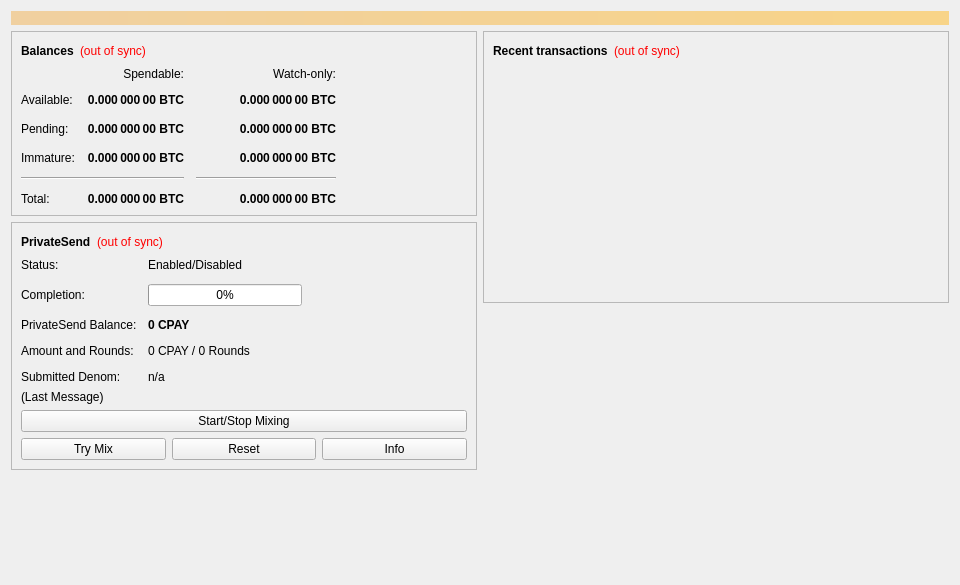
<?xml version="1.0" encoding="UTF-8"?>
<ui version="4.0">
 <class>OverviewPage</class>
 <widget class="QWidget" name="OverviewPage">
  <property name="geometry">
   <rect>
    <x>0</x>
    <y>0</y>
    <width>960</width>
    <height>585</height>
   </rect>
  </property>
  <property name="minimumSize">
   <size>
    <width>960</width>
    <height>0</height>
   </size>
  </property>
  <property name="windowTitle">
   <string>Form</string>
  </property>
  <layout class="QVBoxLayout" name="topLayout">
   <item>
    <widget class="QLabel" name="labelAlerts">
     <property name="visible">
      <bool>false</bool>
     </property>
     <property name="styleSheet">
      <string notr="true">QLabel { background-color: qlineargradient(x1: 0, y1: 0, x2: 1, y2: 0, stop:0 #F0D0A0, stop:1 #F8D488); color:#000000; }</string>
     </property>
     <property name="wordWrap">
      <bool>true</bool>
     </property>
     <property name="margin">
      <number>3</number>
     </property>
     <property name="textInteractionFlags">
      <set>Qt::TextSelectableByMouse</set>
     </property>
    </widget>
   </item>
   <item>
    <layout class="QHBoxLayout" name="horizontalLayout" stretch="1,1">
     <item>
      <layout class="QVBoxLayout" name="verticalLayout_2">
       <item>
        <widget class="QFrame" name="frame">
         <property name="frameShape">
          <enum>QFrame::StyledPanel</enum>
         </property>
         <property name="frameShadow">
          <enum>QFrame::Raised</enum>
         </property>
         <layout class="QVBoxLayout" name="verticalLayout_4">
          <item>
           <layout class="QHBoxLayout" name="horizontalLayout_4">
            <item>
             <widget class="QLabel" name="label_5">
              <property name="font">
               <font>
                <weight>75</weight>
                <bold>true</bold>
               </font>
              </property>
              <property name="text">
               <string>Balances</string>
              </property>
             </widget>
            </item>
            <item>
             <widget class="QLabel" name="labelWalletStatus">
              <property name="toolTip">
               <string>The displayed information may be out of date. Your wallet automatically synchronizes with the cPay network after a connection is established, but this process has not completed yet.</string>
              </property>
              <property name="styleSheet">
               <string notr="true">QLabel { color: red; }</string>
              </property>
              <property name="text">
               <string notr="true">(out of sync)</string>
              </property>
              <property name="alignment">
               <set>Qt::AlignLeading|Qt::AlignLeft|Qt::AlignVCenter</set>
              </property>
             </widget>
            </item>
            <item>
             <spacer name="horizontalSpacer_3">
              <property name="orientation">
               <enum>Qt::Horizontal</enum>
              </property>
              <property name="sizeHint" stdset="0">
               <size>
                <width>40</width>
                <height>20</height>
               </size>
              </property>
             </spacer>
            </item>
           </layout>
          </item>
          <item>
           <layout class="QGridLayout" name="gridLayout">
            <property name="spacing">
             <number>12</number>
            </property>
            <item row="2" column="2">
             <widget class="QLabel" name="labelWatchPending">
              <property name="font">
               <font>
                <weight>75</weight>
                <bold>true</bold>
               </font>
              </property>
              <property name="cursor">
               <cursorShape>IBeamCursor</cursorShape>
              </property>
              <property name="toolTip">
               <string>Unconfirmed transactions to watch-only addresses</string>
              </property>
              <property name="text">
               <string notr="true">0.000 000 00 BTC</string>
              </property>
              <property name="alignment">
               <set>Qt::AlignRight|Qt::AlignTrailing|Qt::AlignVCenter</set>
              </property>
              <property name="textInteractionFlags">
               <set>Qt::LinksAccessibleByMouse|Qt::TextSelectableByKeyboard|Qt::TextSelectableByMouse</set>
              </property>
             </widget>
            </item>
            <item row="2" column="1">
             <widget class="QLabel" name="labelUnconfirmed">
              <property name="font">
               <font>
                <weight>75</weight>
                <bold>true</bold>
               </font>
              </property>
              <property name="cursor">
               <cursorShape>IBeamCursor</cursorShape>
              </property>
              <property name="toolTip">
               <string>Total of transactions that have yet to be confirmed, and do not yet count toward the spendable balance</string>
              </property>
              <property name="text">
               <string notr="true">0.000 000 00 BTC</string>
              </property>
              <property name="alignment">
               <set>Qt::AlignRight|Qt::AlignTrailing|Qt::AlignVCenter</set>
              </property>
              <property name="textInteractionFlags">
               <set>Qt::LinksAccessibleByMouse|Qt::TextSelectableByKeyboard|Qt::TextSelectableByMouse</set>
              </property>
             </widget>
            </item>
            <item row="3" column="2">
             <widget class="QLabel" name="labelWatchImmature">
              <property name="font">
               <font>
                <weight>75</weight>
                <bold>true</bold>
               </font>
              </property>
              <property name="cursor">
               <cursorShape>IBeamCursor</cursorShape>
              </property>
              <property name="toolTip">
               <string>Mined balance in watch-only addresses that has not yet matured</string>
              </property>
              <property name="text">
               <string notr="true">0.000 000 00 BTC</string>
              </property>
              <property name="alignment">
               <set>Qt::AlignRight|Qt::AlignTrailing|Qt::AlignVCenter</set>
              </property>
              <property name="textInteractionFlags">
               <set>Qt::LinksAccessibleByMouse|Qt::TextSelectableByKeyboard|Qt::TextSelectableByMouse</set>
              </property>
             </widget>
            </item>
            <item row="4" column="0" colspan="2">
             <widget class="Line" name="lineSpendableBalance">
              <property name="orientation">
               <enum>Qt::Horizontal</enum>
              </property>
             </widget>
            </item>
            <item row="4" column="2">
             <widget class="Line" name="lineWatchBalance">
              <property name="sizePolicy">
               <sizepolicy hsizetype="Preferred" vsizetype="Fixed">
                <horstretch>0</horstretch>
                <verstretch>0</verstretch>
               </sizepolicy>
              </property>
              <property name="minimumSize">
               <size>
                <width>140</width>
                <height>0</height>
               </size>
              </property>
              <property name="orientation">
               <enum>Qt::Horizontal</enum>
              </property>
             </widget>
            </item>
            <item row="5" column="0">
             <widget class="QLabel" name="labelTotalText">
              <property name="text">
               <string>Total:</string>
              </property>
             </widget>
            </item>
            <item row="3" column="1">
             <widget class="QLabel" name="labelImmature">
              <property name="font">
               <font>
                <weight>75</weight>
                <bold>true</bold>
               </font>
              </property>
              <property name="cursor">
               <cursorShape>IBeamCursor</cursorShape>
              </property>
              <property name="toolTip">
               <string>Mined balance that has not yet matured</string>
              </property>
              <property name="text">
               <string notr="true">0.000 000 00 BTC</string>
              </property>
              <property name="alignment">
               <set>Qt::AlignRight|Qt::AlignTrailing|Qt::AlignVCenter</set>
              </property>
              <property name="textInteractionFlags">
               <set>Qt::LinksAccessibleByMouse|Qt::TextSelectableByKeyboard|Qt::TextSelectableByMouse</set>
              </property>
             </widget>
            </item>
            <item row="2" column="3">
             <spacer name="horizontalSpacer_2">
              <property name="orientation">
               <enum>Qt::Horizontal</enum>
              </property>
              <property name="sizeHint" stdset="0">
               <size>
                <width>40</width>
                <height>20</height>
               </size>
              </property>
             </spacer>
            </item>
            <item row="3" column="0">
             <widget class="QLabel" name="labelImmatureText">
              <property name="text">
               <string>Immature:</string>
              </property>
             </widget>
            </item>
            <item row="5" column="1">
             <widget class="QLabel" name="labelTotal">
              <property name="font">
               <font>
                <weight>75</weight>
                <bold>true</bold>
               </font>
              </property>
              <property name="cursor">
               <cursorShape>IBeamCursor</cursorShape>
              </property>
              <property name="toolTip">
               <string>Your current total balance</string>
              </property>
              <property name="text">
               <string notr="true">0.000 000 00 BTC</string>
              </property>
              <property name="alignment">
               <set>Qt::AlignRight|Qt::AlignTrailing|Qt::AlignVCenter</set>
              </property>
              <property name="textInteractionFlags">
               <set>Qt::LinksAccessibleByMouse|Qt::TextSelectableByKeyboard|Qt::TextSelectableByMouse</set>
              </property>
             </widget>
            </item>
            <item row="5" column="2">
             <widget class="QLabel" name="labelWatchTotal">
              <property name="font">
               <font>
                <weight>75</weight>
                <bold>true</bold>
               </font>
              </property>
              <property name="cursor">
               <cursorShape>IBeamCursor</cursorShape>
              </property>
              <property name="toolTip">
               <string>Current total balance in watch-only addresses</string>
              </property>
              <property name="text">
               <string notr="true">0.000 000 00 BTC</string>
              </property>
              <property name="alignment">
               <set>Qt::AlignRight|Qt::AlignTrailing|Qt::AlignVCenter</set>
              </property>
              <property name="textInteractionFlags">
               <set>Qt::LinksAccessibleByMouse|Qt::TextSelectableByKeyboard|Qt::TextSelectableByMouse</set>
              </property>
             </widget>
            </item>
            <item row="0" column="2">
             <widget class="QLabel" name="labelWatchonly">
              <property name="text">
               <string>Watch-only:</string>
              </property>
              <property name="alignment">
               <set>Qt::AlignRight|Qt::AlignTrailing|Qt::AlignVCenter</set>
              </property>
             </widget>
            </item>
            <item row="1" column="0">
             <widget class="QLabel" name="labelBalanceText">
              <property name="text">
               <string>Available:</string>
              </property>
             </widget>
            </item>
            <item row="1" column="1">
             <widget class="QLabel" name="labelBalance">
              <property name="font">
               <font>
                <weight>75</weight>
                <bold>true</bold>
               </font>
              </property>
              <property name="cursor">
               <cursorShape>IBeamCursor</cursorShape>
              </property>
              <property name="toolTip">
               <string>Your current spendable balance</string>
              </property>
              <property name="text">
               <string notr="true">0.000 000 00 BTC</string>
              </property>
              <property name="alignment">
               <set>Qt::AlignRight|Qt::AlignTrailing|Qt::AlignVCenter</set>
              </property>
              <property name="textInteractionFlags">
               <set>Qt::LinksAccessibleByMouse|Qt::TextSelectableByKeyboard|Qt::TextSelectableByMouse</set>
              </property>
             </widget>
            </item>
            <item row="1" column="2">
             <widget class="QLabel" name="labelWatchAvailable">
              <property name="font">
               <font>
                <weight>75</weight>
                <bold>true</bold>
               </font>
              </property>
              <property name="cursor">
               <cursorShape>IBeamCursor</cursorShape>
              </property>
              <property name="toolTip">
               <string>Your current balance in watch-only addresses</string>
              </property>
              <property name="text">
               <string notr="true">0.000 000 00 BTC</string>
              </property>
              <property name="alignment">
               <set>Qt::AlignRight|Qt::AlignTrailing|Qt::AlignVCenter</set>
              </property>
              <property name="textInteractionFlags">
               <set>Qt::LinksAccessibleByMouse|Qt::TextSelectableByKeyboard|Qt::TextSelectableByMouse</set>
              </property>
             </widget>
            </item>
            <item row="2" column="0">
             <widget class="QLabel" name="labelPendingText">
              <property name="text">
               <string>Pending:</string>
              </property>
             </widget>
            </item>
            <item row="0" column="1">
             <widget class="QLabel" name="labelSpendable">
              <property name="text">
               <string>Spendable:</string>
              </property>
              <property name="alignment">
               <set>Qt::AlignRight|Qt::AlignTrailing|Qt::AlignVCenter</set>
              </property>
             </widget>
            </item>
           </layout>
          </item>
         </layout>
        </widget>
       </item>
       <item>
        <widget class="QFrame" name="framePrivateSend">
         <property name="layoutDirection">
          <enum>Qt::LeftToRight</enum>
         </property>
         <property name="frameShape">
          <enum>QFrame::StyledPanel</enum>
         </property>
         <property name="frameShadow">
          <enum>QFrame::Raised</enum>
         </property>
         <layout class="QVBoxLayout" name="VerticalLayout_PS1">
          <item>
           <layout class="QHBoxLayout" name="horizontalLayout_5">
            <item>
             <widget class="QLabel" name="labelPrivateSendHeader">
              <property name="font">
               <font>
                <weight>75</weight>
                <bold>true</bold>
               </font>
              </property>
              <property name="text">
               <string>PrivateSend</string>
              </property>
             </widget>
            </item>
            <item>
             <widget class="QLabel" name="labelPrivateSendSyncStatus">
              <property name="toolTip">
               <string>The displayed information may be out of date. Your wallet automatically synchronizes with the cPay network after a connection is established, but this process has not completed yet.</string>
              </property>
              <property name="styleSheet">
               <string notr="true">QLabel { color: red; }</string>
              </property>
              <property name="text">
               <string notr="true">(out of sync)</string>
              </property>
              <property name="alignment">
               <set>Qt::AlignLeading|Qt::AlignLeft|Qt::AlignVCenter</set>
              </property>
             </widget>
            </item>
            <item>
             <spacer name="horizontalSpacer_4">
              <property name="orientation">
               <enum>Qt::Horizontal</enum>
              </property>
              <property name="sizeHint" stdset="0">
               <size>
                <width>40</width>
                <height>20</height>
               </size>
              </property>
             </spacer>
            </item>
           </layout>
          </item>
          <item>
           <layout class="QFormLayout" name="privateSendFormLayout">
            <property name="fieldGrowthPolicy">
             <enum>QFormLayout::AllNonFixedFieldsGrow</enum>
            </property>
            <property name="horizontalSpacing">
             <number>11</number>
            </property>
            <property name="verticalSpacing">
             <number>12</number>
            </property>
            <item row="0" column="0">
             <widget class="QLabel" name="labelPrivateSendEnabledText">
              <property name="text">
               <string>Status:</string>
              </property>
             </widget>
            </item>
            <item row="0" column="1">
             <widget class="QLabel" name="labelPrivateSendEnabled">
              <property name="text">
               <string>Enabled/Disabled</string>
              </property>
             </widget>
            </item>
            <item row="1" column="0">
             <widget class="QLabel" name="labelCompletitionText">
              <property name="text">
               <string>Completion:</string>
              </property>
             </widget>
            </item>
            <item row="1" column="1">
             <widget class="QProgressBar" name="privateSendProgress">
              <property name="maximumSize">
               <size>
                <width>154</width>
                <height>16777215</height>
               </size>
              </property>
              <property name="value">
               <number>0</number>
              </property>
             </widget>
            </item>
            <item row="2" column="0">
             <widget class="QLabel" name="labelAnonymizedText">
              <property name="text">
               <string>PrivateSend Balance:</string>
              </property>
             </widget>
            </item>
            <item row="2" column="1">
             <widget class="QLabel" name="labelAnonymized">
              <property name="font">
               <font>
                <weight>75</weight>
                <bold>true</bold>
               </font>
              </property>
              <property name="text">
               <string notr="true">0 CPAY</string>
              </property>
             </widget>
            </item>
            <item row="3" column="0">
             <widget class="QLabel" name="labelAmountAndRoundsText">
              <property name="text">
               <string>Amount and Rounds:</string>
              </property>
             </widget>
            </item>
            <item row="3" column="1">
             <widget class="QLabel" name="labelAmountRounds">
              <property name="text">
               <string>0 CPAY / 0 Rounds</string>
              </property>
             </widget>
            </item>
            <item row="4" column="0">
             <widget class="QLabel" name="labelSubmittedDenomText">
              <property name="text">
               <string>Submitted Denom:</string>
              </property>
             </widget>
            </item>
            <item row="4" column="1">
             <widget class="QLabel" name="labelSubmittedDenom">
              <property name="toolTip">
               <string>The denominations you submitted to the Masternode.&lt;br&gt;To mix, other users must submit the exact same denominations.</string>
              </property>
              <property name="text">
               <string>n/a</string>
              </property>
             </widget>
            </item>
           </layout>
          </item>
          <item>
           <layout class="QVBoxLayout" name="VerticalLayout_PS">
            <item>
             <widget class="QLabel" name="labelPrivateSendLastMessage">
              <property name="text">
               <string>(Last Message)</string>
              </property>
              <property name="alignment">
               <set>Qt::AlignLeading|Qt::AlignLeft|Qt::AlignTop</set>
              </property>
              <property name="wordWrap">
               <bool>true</bool>
              </property>
             </widget>
            </item>
            <item>
             <widget class="QPushButton" name="togglePrivateSend">
              <property name="sizePolicy">
               <sizepolicy hsizetype="MinimumExpanding" vsizetype="Fixed">
                <horstretch>0</horstretch>
                <verstretch>0</verstretch>
               </sizepolicy>
              </property>
              <property name="text">
               <string>Start/Stop Mixing</string>
              </property>
             </widget>
            </item>
            <item>
             <layout class="QHBoxLayout" name="horizontalLayout_debugbuttons">
              <item>
               <widget class="QPushButton" name="privateSendAuto">
                <property name="sizePolicy">
                 <sizepolicy hsizetype="MinimumExpanding" vsizetype="Fixed">
                  <horstretch>0</horstretch>
                  <verstretch>0</verstretch>
                 </sizepolicy>
                </property>
                <property name="toolTip">
                 <string>Try to manually submit a PrivateSend request.</string>
                </property>
                <property name="text">
                 <string>Try Mix</string>
                </property>
               </widget>
              </item>
              <item>
               <widget class="QPushButton" name="privateSendReset">
                <property name="sizePolicy">
                 <sizepolicy hsizetype="MinimumExpanding" vsizetype="Fixed">
                  <horstretch>0</horstretch>
                  <verstretch>0</verstretch>
                 </sizepolicy>
                </property>
                <property name="toolTip">
                 <string>Reset the current status of PrivateSend (can interrupt PrivateSend if it's in the process of Mixing, which can cost you money!)</string>
                </property>
                <property name="autoFillBackground">
                 <bool>false</bool>
                </property>
                <property name="text">
                 <string>Reset</string>
                </property>
               </widget>
              </item>
              <item>
               <widget class="QPushButton" name="privateSendInfo">
                <property name="sizePolicy">
                 <sizepolicy hsizetype="MinimumExpanding" vsizetype="Fixed">
                  <horstretch>0</horstretch>
                  <verstretch>0</verstretch>
                 </sizepolicy>
                </property>
                <property name="toolTip">
                 <string>Information about PrivateSend and Mixing</string>
                </property>
                <property name="text">
                 <string>Info</string>
                </property>
               </widget>
              </item>
             </layout>
            </item>
           </layout>
          </item>
         </layout>
        </widget>
       </item>
       <item>
        <spacer name="verticalSpacer">
         <property name="orientation">
          <enum>Qt::Vertical</enum>
         </property>
         <property name="sizeHint" stdset="0">
          <size>
           <width>20</width>
           <height>40</height>
          </size>
         </property>
        </spacer>
       </item>
      </layout>
     </item>
     <item>
      <layout class="QVBoxLayout" name="verticalLayout_3">
       <item>
        <widget class="QFrame" name="frame_2">
         <property name="frameShape">
          <enum>QFrame::StyledPanel</enum>
         </property>
         <property name="frameShadow">
          <enum>QFrame::Raised</enum>
         </property>
         <layout class="QVBoxLayout" name="verticalLayout">
          <item>
           <layout class="QHBoxLayout" name="horizontalLayout_2">
            <item>
             <widget class="QLabel" name="label_4">
              <property name="font">
               <font>
                <weight>75</weight>
                <bold>true</bold>
               </font>
              </property>
              <property name="text">
               <string>Recent transactions</string>
              </property>
             </widget>
            </item>
            <item>
             <widget class="QLabel" name="labelTransactionsStatus">
              <property name="toolTip">
               <string>The displayed information may be out of date. Your wallet automatically synchronizes with the cPay network after a connection is established, but this process has not completed yet.</string>
              </property>
              <property name="styleSheet">
               <string notr="true">QLabel { color: red; }</string>
              </property>
              <property name="text">
               <string notr="true">(out of sync)</string>
              </property>
              <property name="alignment">
               <set>Qt::AlignLeading|Qt::AlignLeft|Qt::AlignVCenter</set>
              </property>
             </widget>
            </item>
            <item>
             <spacer name="horizontalSpacer">
              <property name="orientation">
               <enum>Qt::Horizontal</enum>
              </property>
              <property name="sizeHint" stdset="0">
               <size>
                <width>40</width>
                <height>20</height>
               </size>
              </property>
             </spacer>
            </item>
           </layout>
          </item>
          <item>
           <widget class="QListView" name="listTransactions">
            <property name="styleSheet">
             <string notr="true">QListView { background: transparent; }</string>
            </property>
            <property name="frameShape">
             <enum>QFrame::NoFrame</enum>
            </property>
            <property name="verticalScrollBarPolicy">
             <enum>Qt::ScrollBarAlwaysOff</enum>
            </property>
            <property name="horizontalScrollBarPolicy">
             <enum>Qt::ScrollBarAlwaysOff</enum>
            </property>
            <property name="selectionMode">
             <enum>QAbstractItemView::NoSelection</enum>
            </property>
           </widget>
          </item>
         </layout>
        </widget>
       </item>
       <item>
        <spacer name="verticalSpacer_2">
         <property name="orientation">
          <enum>Qt::Vertical</enum>
         </property>
         <property name="sizeHint" stdset="0">
          <size>
           <width>20</width>
           <height>40</height>
          </size>
         </property>
        </spacer>
       </item>
      </layout>
     </item>
    </layout>
   </item>
  </layout>
 </widget>
 <resources/>
 <connections/>
</ui>
